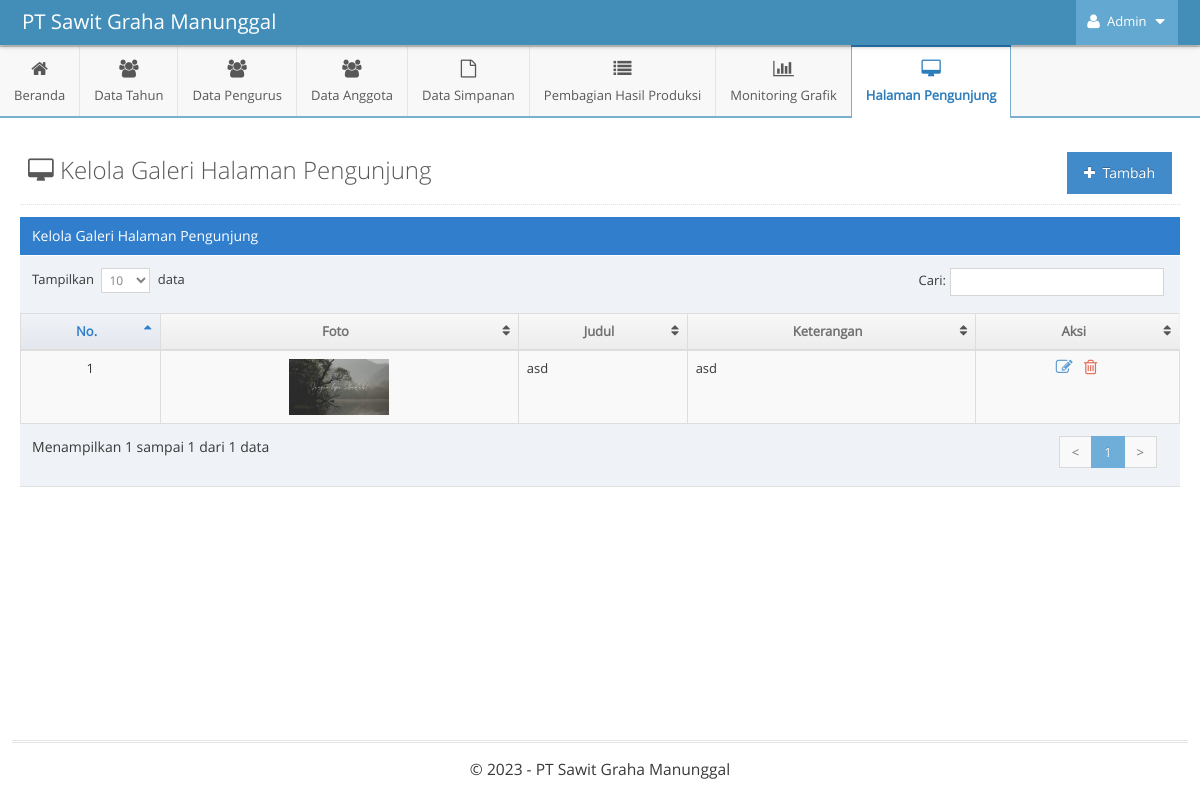
Page /admin/indexAdmin.php?p=kelola-galeri&m=galeri (signed in) on the committed database.
### tables this page shows
CREATE TABLE `galeri` (
  `id_galeri` int(11) NOT NULL AUTO_INCREMENT,
  `foto` varchar(255) NOT NULL,
  `judul` varchar(255) NOT NULL,
  `keterangan` varchar(255) NOT NULL,
  PRIMARY KEY (`id_galeri`)
);

### function-show.php (called while the page is built)
<?php
$host = 'localhost';
$username = 'root';
$password = '';
$dbname = 'skripsi-pirda2';
$conn = mysqli_connect($host, $username, $password, $dbname);
function tampilData($query)
{
    global $conn;
    $result = mysqli_query($conn, $query);
    $rows = [];
    while ($row = mysqli_fetch_assoc($result)) {
        $rows[] = $row;
    }
    return $rows;
}
?>

### admin/pages-admin/kelola-galeri/galeri.php (the view, shortened to what this page needs)
<?php
$query_tampil = "SELECT * FROM galeri";
$galeri = tampilData($query_tampil);
?>
<div class="page-content">
	<div class="page-header">
		<h1 style="color:#585858">
			<i class="ace-icon fa fa-desktop"></i> Kelola Galeri Halaman Pengunjung
			<a data-toggle="modal" href="#tambah-galeri">
				<button class="btn btn-primary pull-right">
					<i class="ace-icon fa fa-plus"></i> Tambah
				</button>
			</a>
		</h1>
	</div>
	<div class="row">
		<div class="col-xs-12">
			<div class="row">
				<div class="col-xs-12">
					<div class="table-header">
						Kelola Galeri Halaman Pengunjung
					</div>
					<div>
						<table id="dynamic-table" class="table table-striped table-bordered table-hover">
							<thead>
								<tr>
									<th>No.</th>
									<th>Foto</th>
									<th>Judul</th>
									<th>Keterangan</th>
									<th>Aksi</th>
								</tr>
							</thead>
							<tbody>
								<?php
								$i = 1;
								foreach ($galeri as $row) :
								?>
									<tr>
										<td class="center"><?= $i++; ?></td>
										<td class="center">
											<img src="assets-admin/images/<?= $row["foto"]; ?>" alt="foto-user" width="100px">
										</td>
										<td><?= $row['judul']; ?></td>
										<td><?= $row['keterangan']; ?></td>
										<td class="center">
											<div class="action-buttons">
												<div class="action-buttons">
													<a data-rel="tooltip" data-placement="top" title="Ubah" style="margin-right:5px" class="blue tooltip-info" data-toggle="modal" href="#edit-galeri-<?= $row['id_galeri']; ?>">
														<i class="ace-icon fa fa-edit bigger-130"></i>
													</a>
													<a data-rel="tooltip" data-placement="top" title="Hapus" style="margin-right:5px" class="red tooltip-error" data-toggle="modal" href="#hapus-galeri-<?= $row['id_galeri']; ?>">
														<i class="ace-icon fa fa-trash-o bigger-130"></i>
													</a>
												</div>
											</div>
										</td>
									</tr>
								<?php endforeach; ?>
							</tbody>
						</table>
					</div>
				</div>
			</div>
		</div>
	</div>
</div>

### rows in the picture
galeri: foto (picture), judul "asd", keterangan "asd"
